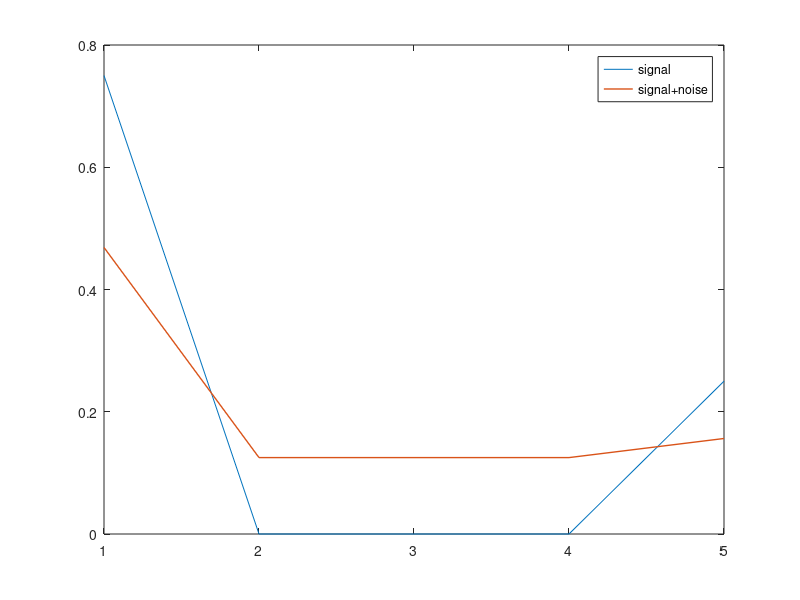

This figure's MATLAB source: (Note: this script raises an error after producing the figure.)
close all
clear

n = 5;
epsilon = .01;
sig_to_noise = 0; 
thresh = 0.4;

C = zeros(n,n);
for i = 1:n
    for j = 1:n
        C(i,j) = abs(i-j);
    end
end

K = exp(-C/epsilon);

source_clean = zeros(n,1);
source_clean(1) = 1;
source_clean(n) = 1/3;
source_clean = source_clean/sum(source_clean);

source = source_clean + sig_to_noise*rand(n,1);
source(2) = .2;
source(3) = .2;
source(4) = .2;
% source(5) = .2;
source(source<0)=0;
source = source/sum(source);

figure
plot(1:n, source_clean, ...
     1:n, source, 'LineWidth',1)
legend('signal','signal+noise')

mesh_size = 6;
mesh_v = linspace(0,1,mesh_size);
targets_size = length(mesh_v)^n;
% stat_sig = 10000;
% targets_size = stat_sig;

lambda_v = .1:.1:1.5;

dist_W = zeros(targets_size,length(lambda_v));
dist_l1 = zeros(targets_size,length(lambda_v));
dist_l2 = zeros(targets_size,length(lambda_v));
target_v = zeros(targets_size,length(lambda_v),n);
target_W_dist = zeros(length(lambda_v),1);
target_W_entropy = zeros(length(lambda_v),1);
target_L1_entropy = zeros(length(lambda_v),1);
target_L2_entropy = zeros(length(lambda_v),1);
target_W_points = zeros(length(lambda_v),1);
target_L1_points = zeros(length(lambda_v),1);
target_L2_points = zeros(length(lambda_v),1);
for lambda_ind = 1:length(lambda_v)
    
    targets = deterministic_dist(n,mesh_v);
    parfor rand_ind = 1:targets_size 
        target = targets(:,rand_ind);

%     parfor rand_ind = 1:stat_sig 
%         target = rand_dist(n);
        
        u = ones(n,1);
        v = ones(n,1);
        T = diag(u) * K * diag(v);

        for opt_ind = 1:1000
            u = source./(K*v);
            v = target./(K'*u);
            T = diag(u) * K * diag(v);
        end
        
        dist_W(rand_ind,lambda_ind) = norm(C .* T, 'fro') ...
            + lambda_v(lambda_ind)*entropy1D(target);
        dist_l1(rand_ind,lambda_ind) = norm(source-target,1) ...
            + lambda_v(lambda_ind)*entropy1D(target);
        dist_l2(rand_ind,lambda_ind) = norm(source-target,2) ...
            + lambda_v(lambda_ind)*entropy1D(target);
        target_v(rand_ind,lambda_ind,:) = target;
    end
    
    [M,I] = min(dist_W(:,lambda_ind));
    optimal_target = target_v(I,lambda_ind,:);
    target_W_entropy(lambda_ind) = entropy1D(optimal_target);
    target_W_points(lambda_ind) = L0(optimal_target, thresh);
    target_W_dist(lambda_ind) = dist_W(I,lambda_ind);

    figure;
    plot_sq(optimal_target);
    title('Approximate \mu');
    
    [M,I2] = min(dist_l1(:,lambda_ind));
    optimal_target = target_v(I2,lambda_ind,:);
    target_L1_entropy(lambda_ind) = entropy1D(optimal_target);
    target_L1_points(lambda_ind) = L0(optimal_target, thresh);
    
    [M,I3] = min(dist_l2(:,lambda_ind));
    optimal_target = target_v(I3,lambda_ind,:);
    target_L2_entropy(lambda_ind) = entropy1D(optimal_target);
    target_L2_points(lambda_ind) = L0(optimal_target, thresh);

end

figure
yyaxis left
plot(lambda_v,target_W_points,'-o','LineWidth',1);
xlabel('\lambda')
ylabel('|v|_M')

yyaxis right
plot(lambda_v, target_W_dist,'-d','LineWidth',1)
ylabel('d_W(\mu+\eta,v)')

